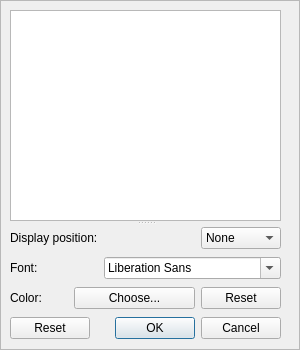
<?xml version="1.0" encoding="UTF-8"?>
<ui version="4.0">
 <class>NoteEditor</class>
 <widget class="QFrame" name="NoteEditor">
  <property name="geometry">
   <rect>
    <x>0</x>
    <y>0</y>
    <width>300</width>
    <height>350</height>
   </rect>
  </property>
  <property name="minimumSize">
   <size>
    <width>300</width>
    <height>350</height>
   </size>
  </property>
  <property name="windowTitle">
   <string>Notes</string>
  </property>
  <property name="frameShape">
   <enum>QFrame::StyledPanel</enum>
  </property>
  <property name="frameShadow">
   <enum>QFrame::Raised</enum>
  </property>
  <widget class="QSplitter" name="splitter">
   <property name="geometry">
    <rect>
     <x>10</x>
     <y>10</y>
     <width>271</width>
     <height>331</height>
    </rect>
   </property>
   <property name="orientation">
    <enum>Qt::Vertical</enum>
   </property>
   <widget class="QTextEdit" name="textEdit_"/>
   <widget class="QWidget" name="">
    <layout class="QGridLayout" name="gridLayout">
     <item row="0" column="0" colspan="3">
      <widget class="QLabel" name="label">
       <property name="text">
        <string>Display position:</string>
       </property>
      </widget>
     </item>
     <item row="0" column="3">
      <spacer name="horizontalSpacer_2">
       <property name="orientation">
        <enum>Qt::Horizontal</enum>
       </property>
       <property name="sizeHint" stdset="0">
        <size>
         <width>40</width>
         <height>20</height>
        </size>
       </property>
      </spacer>
     </item>
     <item row="0" column="4">
      <widget class="QComboBox" name="positionComboBox_">
       <item>
        <property name="text">
         <string>None</string>
        </property>
       </item>
       <item>
        <property name="text">
         <string>Tooltip</string>
        </property>
       </item>
       <item>
        <property name="text">
         <string>Top</string>
        </property>
       </item>
       <item>
        <property name="text">
         <string>Bottom</string>
        </property>
       </item>
       <item>
        <property name="text">
         <string>Left</string>
        </property>
       </item>
       <item>
        <property name="text">
         <string>Right</string>
        </property>
       </item>
      </widget>
     </item>
     <item row="1" column="0">
      <widget class="QLabel" name="label_2">
       <property name="text">
        <string>Font:</string>
       </property>
      </widget>
     </item>
     <item row="1" column="1" colspan="2">
      <spacer name="horizontalSpacer">
       <property name="orientation">
        <enum>Qt::Horizontal</enum>
       </property>
       <property name="sizeHint" stdset="0">
        <size>
         <width>40</width>
         <height>20</height>
        </size>
       </property>
      </spacer>
     </item>
     <item row="1" column="3" colspan="2">
      <widget class="QFontComboBox" name="fontComboBox"/>
     </item>
     <item row="2" column="0" colspan="2">
      <widget class="QLabel" name="label_3">
       <property name="text">
        <string>Color:</string>
       </property>
      </widget>
     </item>
     <item row="2" column="2" colspan="2">
      <widget class="QPushButton" name="chooseColorButton_">
       <property name="text">
        <string>Choose...</string>
       </property>
      </widget>
     </item>
     <item row="2" column="4">
      <widget class="QPushButton" name="resetColorButton_">
       <property name="text">
        <string>Reset</string>
       </property>
      </widget>
     </item>
     <item row="3" column="0" colspan="5">
      <widget class="QDialogButtonBox" name="buttonBox">
       <property name="standardButtons">
        <set>QDialogButtonBox::Cancel|QDialogButtonBox::Ok|QDialogButtonBox::Reset</set>
       </property>
      </widget>
     </item>
    </layout>
   </widget>
  </widget>
 </widget>
 <resources/>
 <connections/>
</ui>
